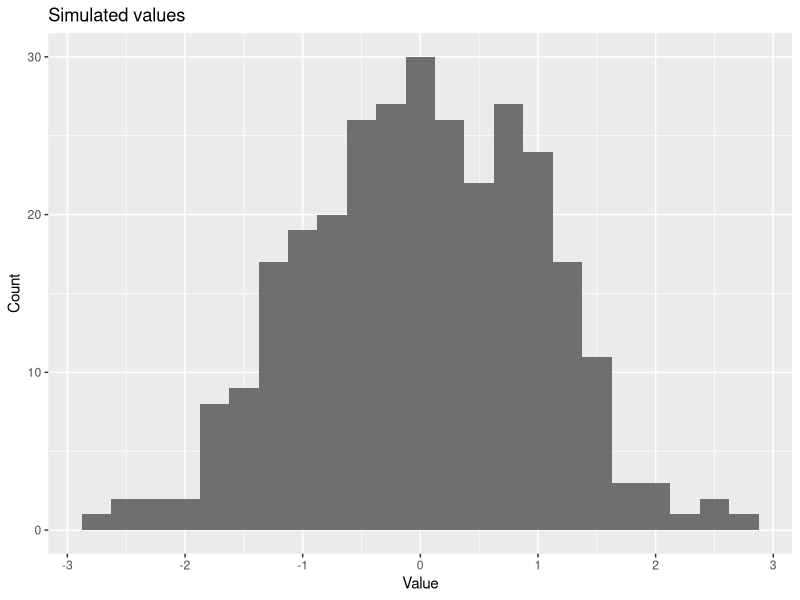
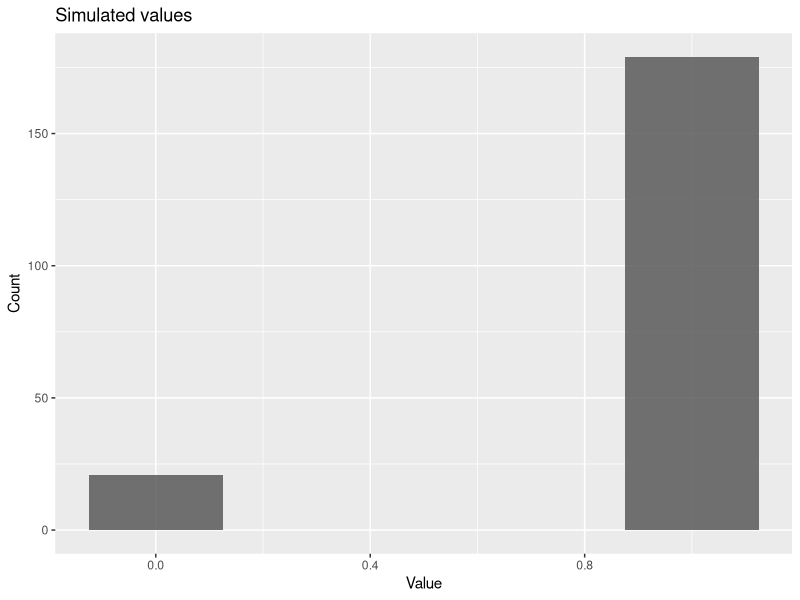
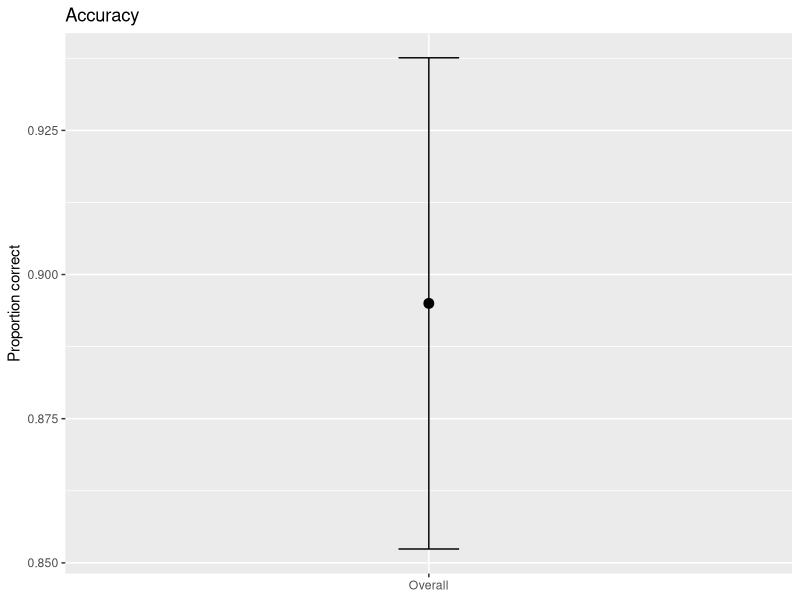
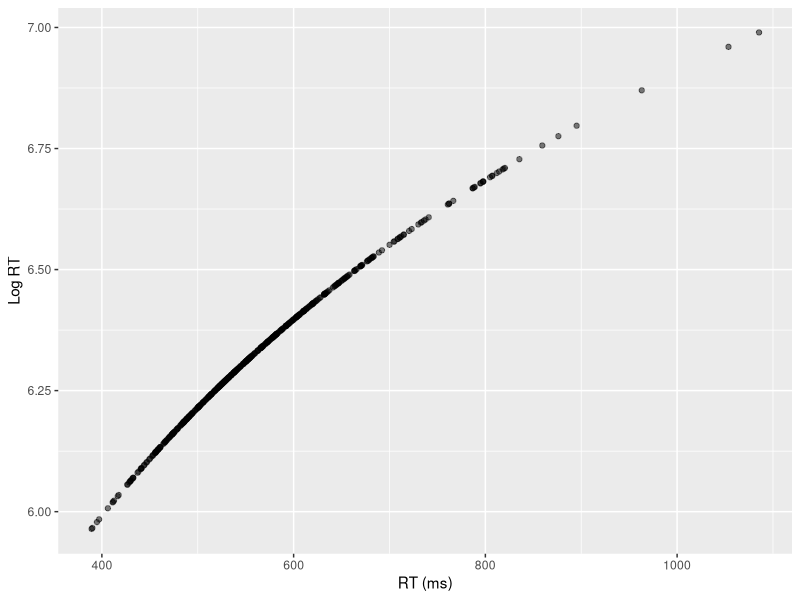
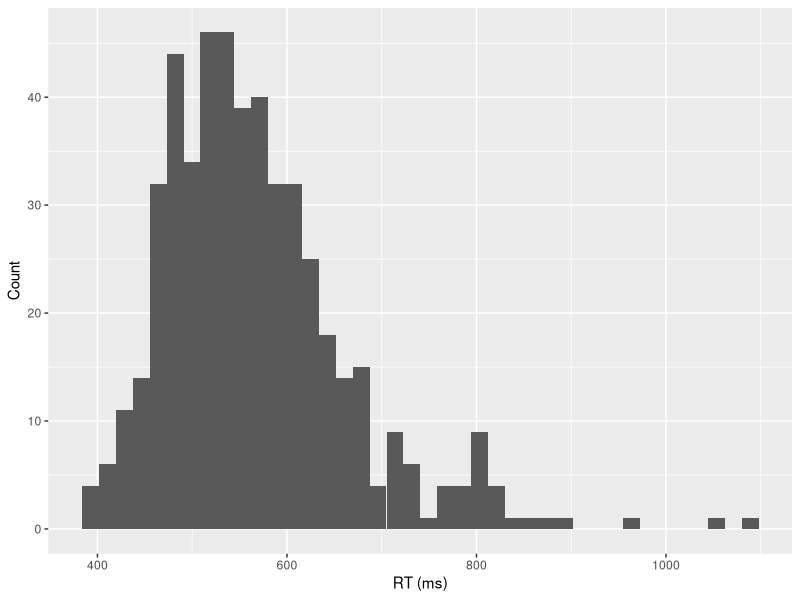
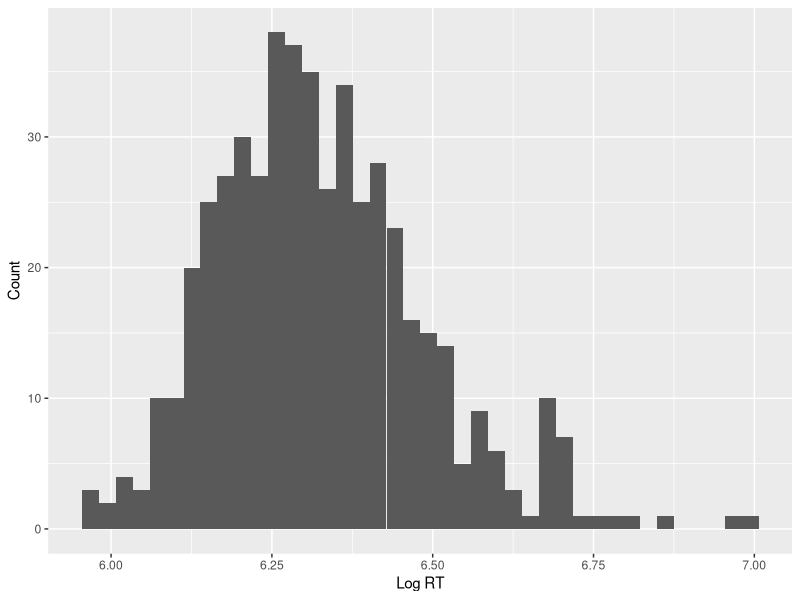
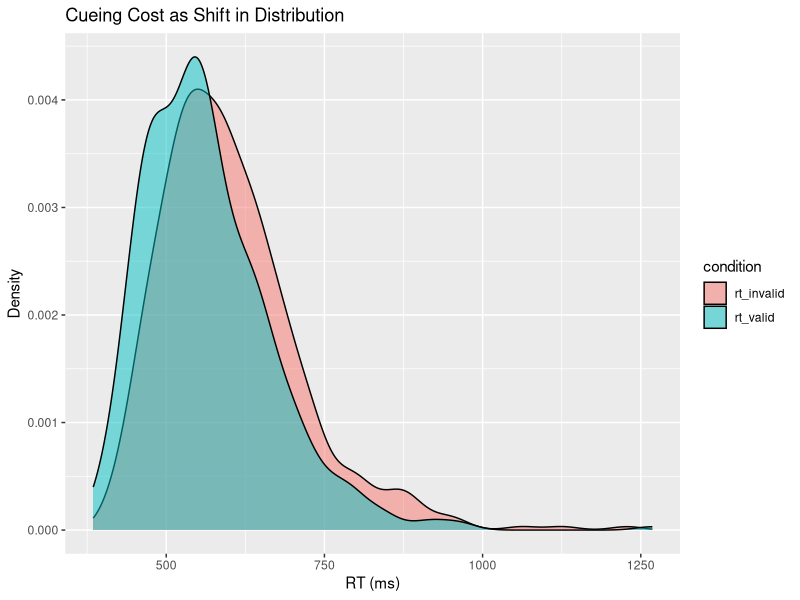
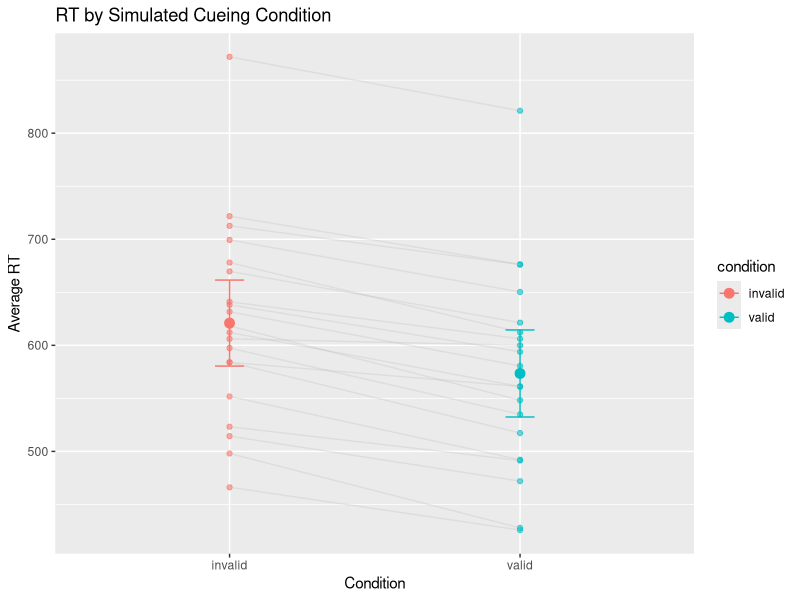

These figures' R source, in order:
## ---- chunk 1
#| label: setup
library(tidyverse)
set.seed(2025)

## ---- chunk 2

# you can play around with these
n <- 300 # number of datapoints
mu <- 0 # mean of the distribution
sd_norm <- 1 # sd of the distribution

# rnorm is your simulation function here
# take a look at how it's used by typing `?rnorm` in the Console
## note that this function is taking the inputs you specified above -- it doesn't matter what these are called
norm_df <- tibble(sim_values = rnorm(n, mu, sd_norm))

# so you know, this code would do the same thing
# norm_df <- tibble(sim_values = rnorm(300, 0, 1))

# okay, check out the top of this dataframe
head(norm_df)
## ---- chunk 3
norm_df_summary<- norm_df |> 
  summarise(mean = mean(sim_values), sd = sd(sim_values), n = n())

print(norm_df_summary)

# What happens if you increase the "n"? How do these summaries change?
## ---- chunk 4
ggplot(norm_df, aes(x=sim_values)) +
  geom_histogram(binwidth = 0.25, alpha = 0.85) +
  labs(title = "Simulated values", x = "Value", y = "Count")
## ---- chunk 5
#| label: binom-bernoulli
# TODO: create a simulated dataframe using rbinom (remember, you can look at the help for the function)
acc_df <- tibble(acc = rbinom(200, size = 1, prob = 0.92))

# TODO: summarise and count
acc_df_summary <- acc_df |>
  summarise(prop_correct = mean(acc), n = n())
acc_df_summary

acc_df |> count(acc)
## ---- chunk 6
## TO DO: Make a histogram of these values
ggplot(acc_df, aes(x=acc)) +
  geom_histogram(binwidth = 0.25, alpha = 0.85) +
  labs(title = "Simulated values", x = "Value", y = "Count")
## ---- chunk 7
# TODO: plot overall proportion 
# Hint:  use `stat_summary(fun = mean)` for the mean

# TO DO: Plot some measure of variability (SD or 95% CI)
# Hint: stat_summary(fun.data = mean_se, fun.args = list(mult = 1.96), geom = "errorbar", width = 0.1) +
# mean_se(mult = 1.96) gives the mean +/- 1.96 standard errors, an approximate 95% CI
# You have to give stat_summary an x-value, but since there isn't really one here you can just give it a label (e.g., "overall")

ggplot(acc_df, aes(x='Overall', y = acc)) +
  stat_summary(fun = mean, geom = "point", size = 3) +
  stat_summary(fun.data = mean_se, fun.args = list(mult = 1.96), geom = "errorbar", width = 0.1) +
  labs(x = NULL, y = "Proportion correct", title = "Accuracy")
## ---- chunk 8
#| label: binom-conditions-blocks
# TODO: simulate
acc2 <- tibble(
  condition = rep(c("easy","hard"), each = 100),
  block = rep(rep(1:4, each = 25), times = 2),
  acc = c(rbinom(100, 1, 0.97), rbinom(100, 1, 0.87))
)

# Check per-block counts
acc2 |>
  add_count(block, name = "n_block") |>
  distinct(block, n_block)

# Summaries by condition × block
acc_by_cb <- acc2 |>
  group_by(condition, block) |>
  summarise(prop_correct = mean(acc), trials = n(), .groups = "drop")

# Pivot wider
acc_wide <- acc_by_cb |>
  pivot_wider(names_from = condition, values_from = prop_correct)

# View
acc_by_cb
acc_wide
## ---- chunk 9
# Helper: shifted lognormal RTs (t0 + LogNormal(meanlog, sdlog))
r_shifted_lognorm <- function(n, t0, meanlog, sdlog) {
  t0 + rlnorm(n, meanlog = meanlog, sdlog = sdlog)
}
## ---- chunk 10
#| label: lognormal-single
# Here's the basic way you could simulate RTs and their logged RTs
rt_df <- tibble(
  rt = r_shifted_lognorm(500, t0 = 300, meanlog = log(250), sdlog = .35)
) |>
  mutate(log_rt = log(rt))
## ---- chunk 11
ggplot(rt_df, aes(x = rt, y = log_rt)) +
  geom_point(alpha = 0.5) +
  labs(x = "RT (ms)", y = "Log RT")
## ---- chunk 12
ggplot(rt_df, aes(x = rt)) +
  geom_histogram(bins = 40) +
  labs(x = "RT (ms)", y = "Count")

ggplot(rt_df, aes(x = log_rt)) +
  geom_histogram(bins = 40) +
  labs(x = "Log RT", y = "Count")
## ---- chunk 13
# TODO: summaries
rt_df_summary <- rt_df |>
  summarise(mean_rt = mean(rt), median_rt = median(rt), max_rt = max(rt), sd_rt = sd(rt))

head(rt_df_summary)
## ---- chunk 14
rt_df_valid_invalid <- tibble(
  rt_valid = r_shifted_lognorm(500, t0 = 300, meanlog = log(250), sdlog = 0.35),
  rt_invalid = r_shifted_lognorm(500, t0 = 300, meanlog = log(290), sdlog = 0.35)
) 
## ---- chunk 15
rt_df_valid_invalid_longer <- rt_df_valid_invalid |>
  pivot_longer(cols=c('rt_valid','rt_invalid'), values_to='rt', names_to='condition')
## ---- chunk 16

# TODO: group_by() condition and summarise mean_rt, sd_rt
valid_invalid_summary <- rt_df_valid_invalid_longer |>
  group_by(condition) |>
  summarise(mean_rt = mean(rt), sd_rt = sd(rt), n = n())

head(valid_invalid_summary)
## ---- chunk 17
## Use ggplot to make density plot of simulated data
ggplot(rt_df_valid_invalid_longer, aes(x=rt, fill = condition)) +
  geom_density(alpha = 0.5) +
  labs(title = "Cueing Cost as Shift in Distribution", x = "RT (ms)", y = "Density")
## ---- chunk 18
num_participants <- 20
num_trials_per_condition <- 100

# start with an empty tibble
df_experiment <- tibble()

# loop over participants
for (i in 1:num_participants) {
  # random baseline shift for this participant: some people are just faster
  baseline_shift <- rnorm(1, mean = 0, sd = 80)

  # simulate 200 trials (100 valid + 100 invalid)
  sim_subj <- tibble(
    participant = i,
    condition = rep(c("valid", "invalid"), each = num_trials_per_condition),
    trial = rep(1:num_trials_per_condition, times = 2),
    rt = c(
      r_shifted_lognorm(num_trials_per_condition, t0 = 300 + baseline_shift, meanlog = log(250), sdlog = 0.35),
      r_shifted_lognorm(num_trials_per_condition, t0 = 300 + baseline_shift, meanlog = log(290), sdlog = 0.35)
    )
  ) |>
    mutate(log_rt = log(rt))

  # append to growing data frame
  df_experiment <- bind_rows(df_experiment, sim_subj)
}

head(df_experiment)
## ---- chunk 19
df_experiment_summary <- df_experiment |>
  group_by(participant, condition) |>
  summarize(mean_rt = mean(rt), .groups = "drop")
## ---- chunk 20
# Plot average RTs and 95 CIs over individual subjects
ggplot(df_experiment_summary, aes(x=condition, y=mean_rt, color=condition, fill=condition)) +
  geom_point(alpha=.6) + # plot individual subject means
  geom_line(aes(group = participant), alpha = 0.3, color = 'grey') + # connect data from each participant
  stat_summary(fun = mean, geom = "point", size = 3) + # plot overall mean
  stat_summary(fun.data = mean_se, fun.args = list(mult = 1.96), geom = "errorbar", width = 0.1) + # plot CIs over people
  labs(x = "Condition", y = "Average RT", title = "RT by Simulated Cueing Condition") 
